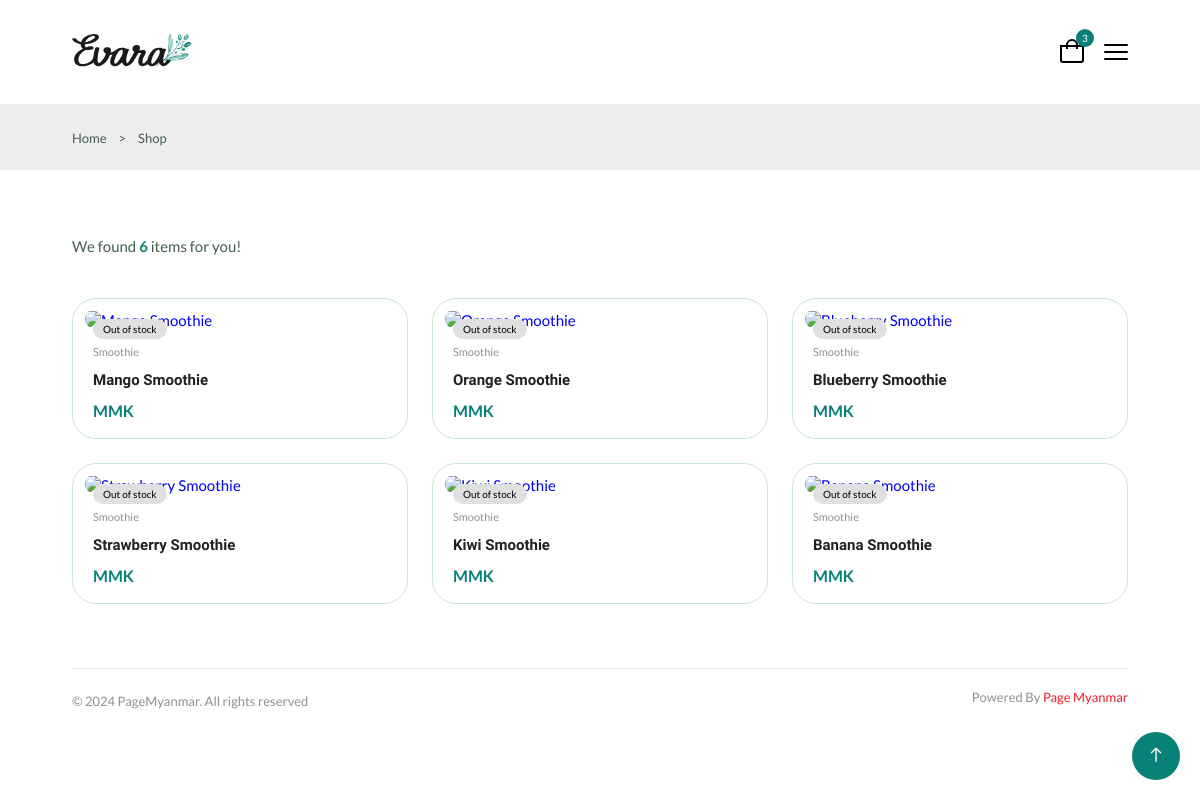
/category/1/products/1/, run on an earlier commit of the app's database.
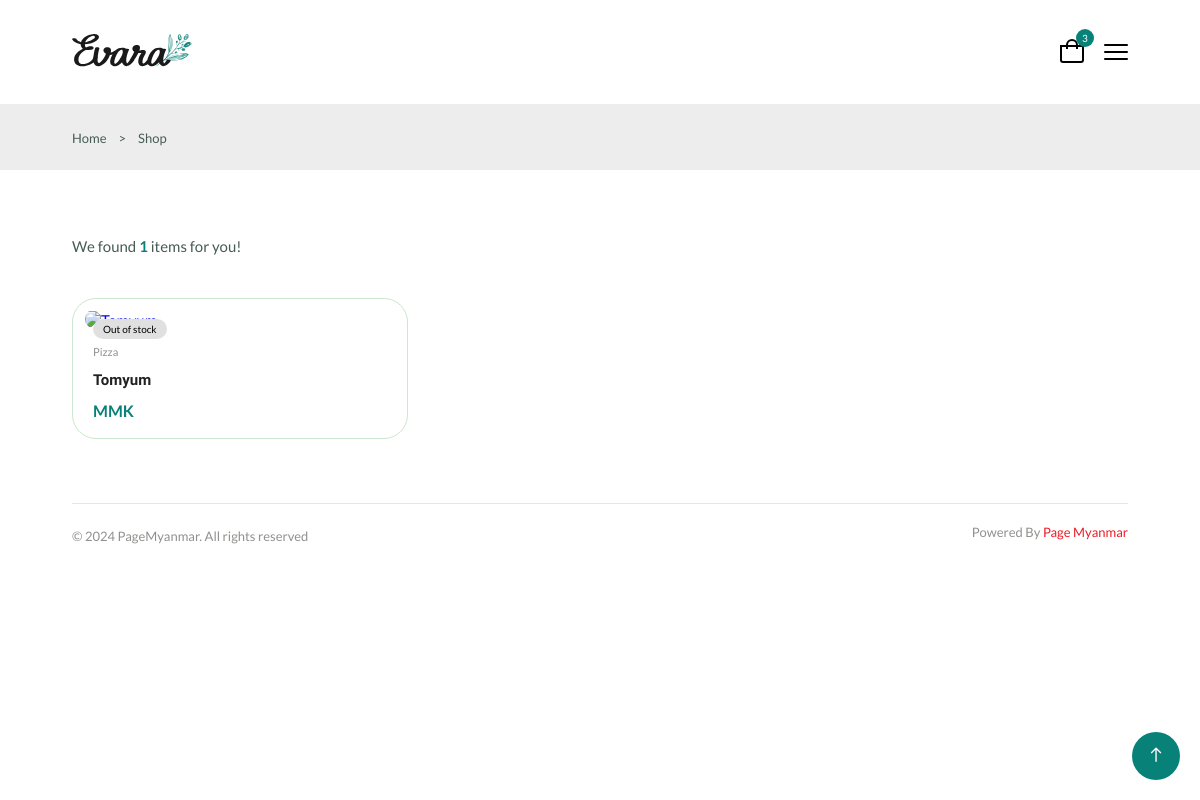
And on a later commit of the database.
### app/models.py (models this page shows, shortened)
class ProductModel(models.Model):
    name = models.CharField(max_length=200)
    image = models.ImageField(upload_to='product/')
    size = models.ManyToManyField(SizeModel)
    meat = models.ManyToManyField(MeatModel)
    spicy = models.ManyToManyField(SpicyModel)
    price = models.IntegerField(default=0,null=True,blank=True)
    stock = models.BooleanField(default=False)
    category = models.ForeignKey(CategoryModel,on_delete=models.SET_NULL,null=True,default=None)
    created_at = models.DateTimeField(auto_now_add=True)
    updated_at = models.DateTimeField(auto_now=True)

class CategoryModel(models.Model):
    name = models.CharField(max_length=200)
    created_at = models.DateTimeField(auto_now_add=True)
    updated_at = models.DateTimeField(auto_now=True)

### app/views.py (the view)
# urls.py: path('category/<int:id>/products/<int:t_id>/',ProductsByCategory),
def ProductsByCategory(request,id,t_id):
    category = CategoryModel.objects.get(id = id)
    table = TableModel.objects.get(id = t_id)
    products = ProductModel.objects.filter(category = category).order_by("-created_at")
    context = {
        'products': products,
        'category': category,
        'table': table,
    }
    return render(request, 'products-by-category.html',context)

### app/context_processors.py (called while the page is built)
def Counts(request):
    table_id = request.resolver_match.kwargs.get('id')  # Get `id` from the URL kwargs
    if table_id:
        table = TableModel.objects.filter(id=table_id).first()
        if table:
            cart_count = CartModel.objects.filter(table=table).count()
            return {
                'cart_count': cart_count,
                'table_id': table.id  # Pass the table_id to the context as well
            }
    return {
        'cart_count': 0,
    }

### app/templatetags/custom_permissions.py (called while the page is built)
@register.filter
def has_role_permission(user, permission_codename):
    if user.is_authenticated and hasattr(user, 'has_permission'):
        return user.has_permission(permission_codename)
    return False

### templates/products-by-category.html (shortened to what this page needs)
{% extends 'components/base.html' %}
{% block body %}
<section class="breadcrumb">
    <ul class="breadcrumb__list flex container">
        <li><a href="/" class="breadcrumb__link">Home</a></li>
        <li><span class="breadcrumb__link">></span></li>
        <li><span class="breadcrumb__link">Shop</span></li>
    </ul>
</section>
<section class="products section--lg container">
    <p class="total__products">We found <span>{{products.count}}</span> items for you!</p>
    <div class="products__container grid">
        {% for product in products %}
        <div class="product__item">
            <div class="product__banner">
                <a href="/products/details/{{product.id}}/" class="product__images">
                </a>
                {% if product.stock == 0 %}
                <div class="product__badge light-pink">Out of stock</div>
                {% endif %}
            </div>
            <div class="product__content">
                <span class="product__category">{{product.category.name}}</span>
                <a href="/products/details/{{product.id}}/">
                    <h3 class="product__title">{{product.name}}</h3>
                </a>
                <div class="product__price flex">
                    {% if product.sale_price %}
                    <span class="new__price">{{product.sale_price}} MMK</span>
                    <span class="old__price">{{product.regular_price}} MMK</span>
                    {% else %}
                    <span class="new__price">{{product.regular_price}} MMK</span>
                    {% endif %}
                </div>
            </div>
        </div>
        {% endfor %}
    </div>
</section>
{% endblock %}

What changed in the data, as far as the page shows it:
removed ProductModel: stock "Out of stock", category.name "Smoothie", name "Mango Smoothie"
removed ProductModel: stock "Out of stock", category.name "Smoothie", name "Orange Smoothie"
removed ProductModel: stock "Out of stock", category.name "Smoothie", name "Blueberry Smoothie"
removed ProductModel: stock "Out of stock", category.name "Smoothie", name "Strawberry Smoothie"
removed ProductModel: stock "Out of stock", category.name "Smoothie", name "Kiwi Smoothie"
removed ProductModel: stock "Out of stock", category.name "Smoothie", name "Banana Smoothie"
added ProductModel: stock "Out of stock", category.name "Pizza", name "Tomyum"
Also different on the page:
{{ products.count }}: "6" → "1"
